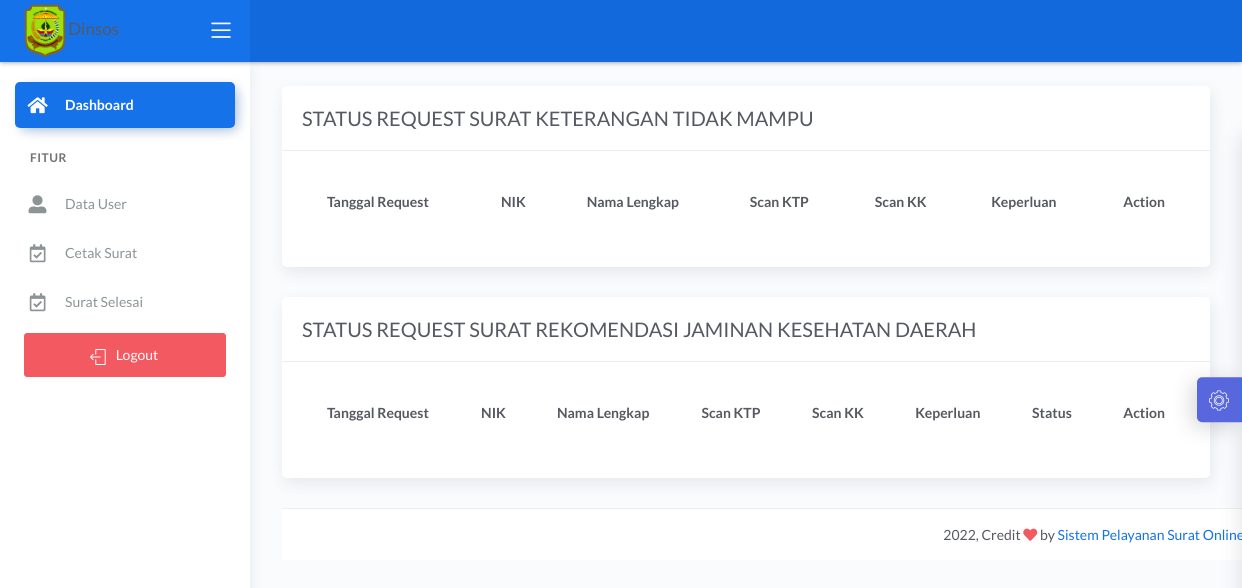
The page /demo1/main2.php?halaman=permohonan_surat (signed in) on the database as committed earlier.
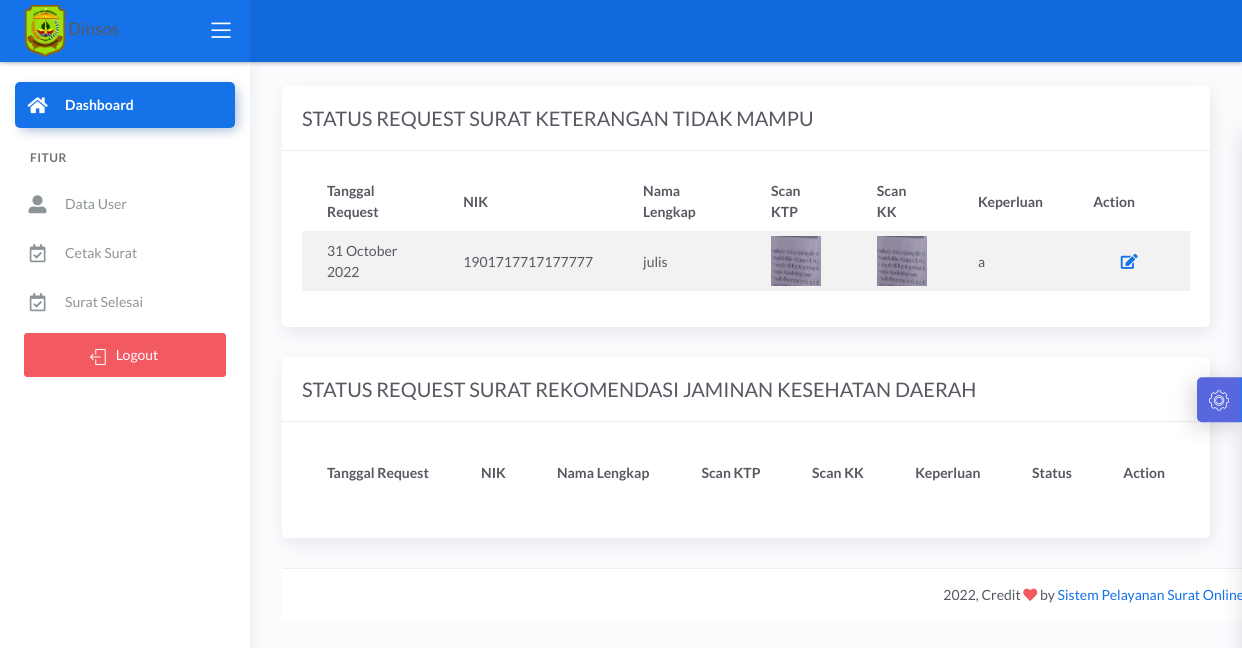
The same page on the database as committed later.
### tables this page shows
CREATE TABLE `data_request_sktm` (
  `id_request_sktm` int(11) NOT NULL,
  `nik` varchar(16) NOT NULL,
  `tanggal_request` timestamp NOT NULL DEFAULT current_timestamp(),
  `scan_ktp` text NOT NULL,
  `scan_kk` text NOT NULL,
  `keperluan` varchar(30) NOT NULL,
  `request` varchar(20) NOT NULL DEFAULT 'TIDAK MAMPU',
  `keterangan` varchar(50) NOT NULL DEFAULT 'Data sedang diperiksa oleh Staf',
  `status` int(11) NOT NULL DEFAULT 0,
  `acc` date NOT NULL
);

CREATE TABLE `data_user` (
  `nik` varchar(16) NOT NULL,
  `password` varchar(225) NOT NULL,
  `hak_akses` varchar(225) NOT NULL,
  `nama` varchar(30) NOT NULL,
  `tanggal_lahir` date NOT NULL,
  `tempat_lahir` varchar(30) NOT NULL,
  `jekel` varchar(20) NOT NULL,
  `agama` varchar(20) NOT NULL,
  `alamat` text NOT NULL,
  `telepon` varchar(13) NOT NULL,
  `status_warga` varchar(30) NOT NULL
);

### demo1/permohonan_surat.php (the view, shortened to what this page needs)
<?php include '../konek.php';?>
<link href="css/sweetalert.css" rel="stylesheet" type="text/css">
                <div class="page-inner">
					<div class="row">
						<div class="col-md-12">
							<div class="card">
								<div class="card-header">
									<div class="d-flex align-items-center">
										<h4 class="card-title">STATUS REQUEST SURAT KETERANGAN TIDAK MAMPU</h4>
									</div>
								</div>
								<div class="card-body">
									<div class="table-responsive">
										<table id="add1" class="display table table-striped table-hover" >
											<thead>
												<tr>
                                                    <th>Tanggal Request</th>
                                                    <th>NIK</th>
                                                    <th>Nama Lengkap</th>
													<th>Scan KTP</th>
													<th>Scan KK</th>
													<th>Keperluan</th>
													<th style="width: 10%">Action</th>
												</tr>
											</thead>
											<tbody>
                                                <?php
                                                    $sql = "SELECT * FROM data_request_sktm natural join data_user WHERE status=2";
                                                    $query = mysqli_query($konek,$sql);
                                                    while($data=mysqli_fetch_array($query,MYSQLI_BOTH)){
                                                        $id_request_sktm=$data['id_request_sktm'];
														$tgl = $data['tanggal_request'];
														$format = date('d F Y', strtotime($tgl));
                                                        $nik = $data['nik'];
                                                        $nama = $data['nama'];
														$ktp = $data['scan_ktp'];
														$kk = $data['scan_kk'];
														$keperluan = $data['keperluan'];
                                                ?>
												<tr>
													<td><?php echo $format;?></td>
                                                    <td><?php echo $nik;?></td>
                                                    <td><?php echo $nama;?></td>
													<td><img src="../dataFoto/scan_ktp/<?php echo $ktp;?>" width="50" height="50" alt=""></td>
													<td><img src="../dataFoto/scan_kk/<?php echo $kk;?>" width="50" height="50" alt=""></td>
													<td><?php echo $keperluan;?></td>
													<td>
														<div class="form-button-action">
															<a href="?halaman=view_cetak_sktm&id_request_sktm=<?=$id_request_sktm;?>">
																<button type="button" data-toggle="tooltip" title="" class="btn btn-link btn-primary btn-lg" data-original-title="View Cetak">
																	<i class="fa fa-edit"></i>
																</button>
															</a>
														</div>
													</td>
                                                </tr>
                                                <?php
                                                    }
                                                ?>
											</tbody>
										</table>
									</div>
								</div>
							</div>
                        </div>
						<div class="col-md-12">
							<div class="card">
								<div class="card-header">
									<div class="d-flex align-items-center">
										<h4 class="card-title">STATUS REQUEST SURAT REKOMENDASI JAMINAN KESEHATAN DAERAH</h4>
									</div>
								</div>
								<div class="card-body">
									<div class="table-responsive">
										<table id="add3" class="display table table-striped table-hover" >
											<thead>
												<tr>
                                                    <th>Tanggal Request</th>
                                                    <th>NIK</th>
                                                    <th>Nama Lengkap</th>
													<th>Scan KTP</th>
													<th>Scan KK</th>
													<th>Keperluan</th>
													<th>Status</th>
													<th style="width: 10%">Action</th>
												</tr>
											</thead>
										</table>
									</div>
								</div>
							</div>
                        </div>

Rows that differ between the two databases and show on the page:
added data_request_sktm: tanggal_request "31 October 2022", nik "1901717717177777", nik.nama "julis", scan_ktp (picture), scan_kk (picture), keperluan "a"
